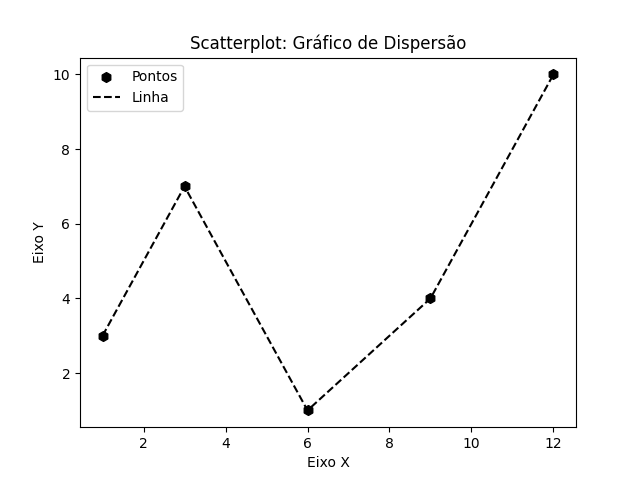

Reproduce this figure in Python.
# visualização de dados com scatterplot
import matplotlib.pyplot as plt

x = [1, 3, 6, 9, 12]
y = [3, 7, 1, 4, 10]

# Título do gráfico
plt.title("Scatterplot: Gráfico de Dispersão")

# Rótulos dos eixos
plt.xlabel("Eixo X")
plt.ylabel("Eixo Y")

plt.scatter(x, y, label='Pontos', color='k', marker='h', s=50)
plt.plot(x, y, label='Linha', color='k', linestyle='--')

# Exibir o gráfico
plt.legend()
#plt.show()

# Salvando figuras
plt.savefig("scatterplot.png")

'''
Documentação oficial do Matplotlib
A seguir, alguns exemplos de argumentos que podem ser aplicados ao método plot( ).

color: cor (ver exemplos abaixo)
label: rótulo
linestyle: estilo de linha (ver exemplos abaixo)
linewidth: largura da linha
marker: marcador (ver exemplos abaixo)


CORES (color)
'b' blue
'g' green
'r' red
'c' cyan
'm' magenta
'y' yellow
'k' black
'w' white


Marcadores (marker)
'.' point marker
',' pixel marker
'o' circle marker
'v' triangle_down marker
'^' triangle_up marker
'<' triangle_left marker
'>' triangle_right marker
'1' tri_down marker
'2' tri_up marker
'3' tri_left marker
'4' tri_right marker
's' square marker
'p' pentagon marker
'*' star marker
'h' hexagon1 marker
'H' hexagon2 marker
'+' plus marker
'x' x marker
'D' diamond marker
'd' thin_diamond marker
'|' vline marker
'_' hline marker

Tipos de linha (linestyle)
'-' solid line style
'--' dashed line style
'-.' dash-dot line style
':' dotted line style

'''